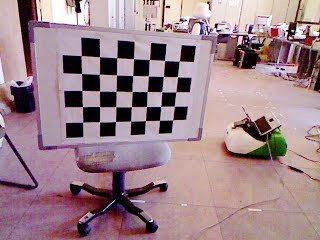
//> input picture data/color_chessboard.jpg, 320 x 240 px
$ ./canny ../data/color_chessboard.jpg   (built with g++ and OpenCV 4)
//> lines starting //> are read from the running program, lines starting //| are printed output that depends on the picture

#include <opencv2/imgproc.hpp>
#include <opencv2/highgui/highgui.hpp>
#include <iostream>
#include <string>

using namespace cv;

Mat src, src_gray;
Mat dst, detected_edges;

int lowThreshold = 0;
const int max_lowThreshold = 100;
const int ratio = 3;
const int kernel_size = 3;
const char *window_name = "Edge Map";

static void CannyThreshold(int, void *)
{
    blur(src_gray, detected_edges, Size(3, 3));
    Canny(detected_edges, detected_edges, lowThreshold, lowThreshold * ratio, kernel_size);
    dst = Scalar::all(0);
    src.copyTo(dst, detected_edges);
    imshow(window_name, dst);
}

void readImage(int argc, char **argv)
{
//> called with argc = 2
    const bool kReadFromCommandLine = argc > 1;
    const std::string img_file_name_if_read_from_file = "data/rgbd/common/depth/shaver.png";

    if (kReadFromCommandLine)
    {
        CommandLineParser parser(argc, argv, "{@input | fruits.jpg | input image}");
        src = imread(samples::findFile(parser.get<String>("@input")), IMREAD_COLOR); // Load an image
//> src is the input picture: 240 rows x 320 cols, CV_8UC3; mean B, G, R 138.3, 130.4, 157.2
    }
    else
    {
        src = imread(samples::findFile(img_file_name_if_read_from_file), IMREAD_COLOR); // Load an image
    }
    if (src.empty())
    {
        std::cout << "Could not open or find the image!\n"
                  << std::endl;
        std::cout << "Usage: " << argv[0] << " <Input image>" << std::endl;
        exit(EXIT_FAILURE);
        return;
    }
}

int main(int argc, char **argv)
{
    readImage(argc, argv);

    dst.create(src.size(), src.type());
    cvtColor(src, src_gray, COLOR_BGR2GRAY);
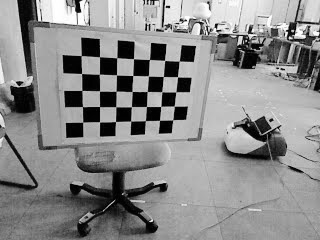
//> src_gray: 240 rows x 320 cols, CV_8UC1; min 0, max 255, mean 139.4
    namedWindow(window_name, WINDOW_AUTOSIZE);
    createTrackbar("Min Threshold:", window_name, &lowThreshold, max_lowThreshold, CannyThreshold);
    CannyThreshold(0, 0);
//> in CannyThreshold, `blur(src_gray, detected_edges, Size(3, 3));`:
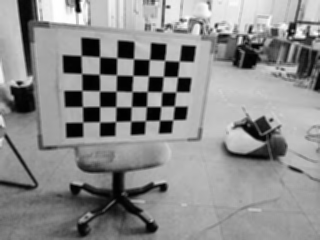
//> detected_edges: 240 rows x 320 cols, CV_8UC1; min 0, max 255, mean 139.4
//> in CannyThreshold, `Canny(detected_edges, detected_edges, lowThreshold, lowThreshold * rat..`:
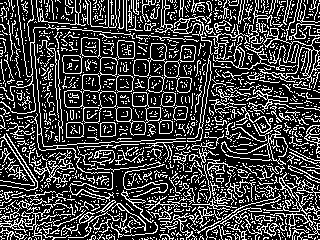
//> detected_edges: 240 rows x 320 cols, CV_8UC1; 26.2% white in thin lines or dots
//> in CannyThreshold, `src.copyTo(dst, detected_edges);`:
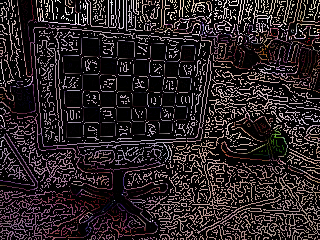
//> dst: 240 rows x 320 cols, CV_8UC3; mean B, G, R 36.7, 34.7, 42
    waitKey(0);
    return 0;
}
